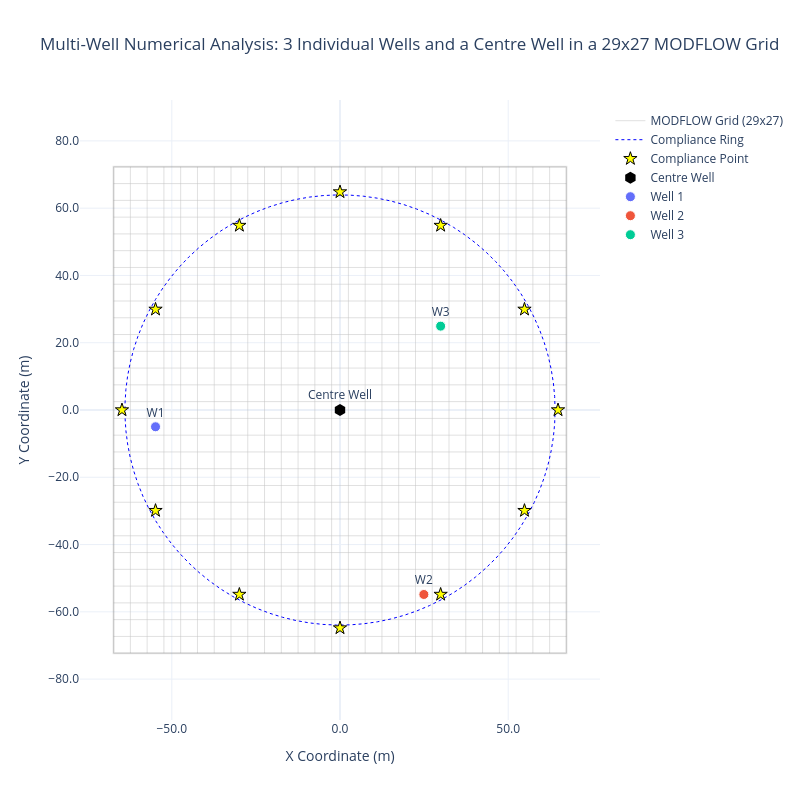

Write notebook code for a chart like this one.
### Code cell
# generate grid lines for plotting
x_edges = np.linspace(-lx/2, lx/2, ncol + 1)
y_edges = np.linspace(-ly/2, ly/2, nrow + 1)

grid_x, grid_y = [], []
for x in x_edges:
    grid_x.extend([float(x), float(x), None])
    grid_y.extend([float(y_edges[0]), float(y_edges[-1]), None])
for y in y_edges:
    grid_x.extend([float(x_edges[0]), float(x_edges[-1]), None])
    grid_y.extend([float(y), float(y), None])

fig = go.Figure()

# plot domain boundary
fig.add_shape(type="rect", x0=-lx/2, y0=-ly/2, x1=lx/2, y1=ly/2, 
              line=dict(color="black"), opacity=0.1)

# plot grid lines
fig.add_trace(go.Scatter(x=grid_x, y=grid_y, mode='lines', 
                         line=dict(color='silver', width=0.5), 
                         name=f"MODFLOW Grid ({nrow}x{ncol})", hoverinfo='skip'))

# plot compliance ring
t_fine = np.linspace(0, 2 * np.pi, 100)
fig.add_trace(go.Scatter(x=compliance_radius*np.cos(t_fine), 
                         y=compliance_radius*np.sin(t_fine),
                         mode='lines', line=dict(color='blue', dash='dot', width=1), 
                         name="Compliance Ring"))

# plot compliance points
cp_x = [xc[r, c] for r, c in cp_cells]
cp_y = [yc[r, c] for r, c in cp_cells]
fig.add_trace(go.Scatter(
    x=cp_x, y=cp_y, mode='markers', 
    marker=dict(color='yellow', size=10, symbol='star', line=dict(width=1, color='black')), 
    name="Compliance Point"
))

# plot the centre well
fig.add_trace(go.Scatter(
    x=[xc[centre_r, centre_c]], y=[yc[centre_r, centre_c]], mode='markers+text', 
    text=["Centre Well"], textposition="top center",
    marker=dict(color='black', size=12, symbol='hexagon'), 
    name="Centre Well"
))

# plot the random wells
colours = ['#636EFA', '#EF553B', '#00CC96', '#AB63FA', '#FFA15A', '#19D3F3']
for i, w in enumerate(wells):
    color = colours[i % len(colours)]
    fig.add_trace(go.Scatter(
        x=[xc[w['r'], w['c']]], y=[yc[w['r'], w['c']]], mode='markers+text', 
        text=[f"W{i+1}"], textposition="top center",
        marker=dict(color=color, size=10, line=dict(width=1, color='white')), 
        name=f"Well {i+1}"
    ))

# pretty up the layout
plot_limit = max(lx, ly) / 2 + 5
fig.update_layout(
    title=f"Multi-Well Numerical Analysis: {n_wells} Individual Wells and a Centre Well in a {nrow}x{ncol} MODFLOW Grid",
    xaxis=dict(title="X Coordinate (m)", range=[-plot_limit, plot_limit], tickformat=".1f"),
    yaxis=dict(title="Y Coordinate (m)", range=[-plot_limit, plot_limit], tickformat=".1f",
               scaleanchor="x", scaleratio=1),
    template="plotly_white", width=800, height=800,
    legend=dict(yanchor="top", y=0.99, xanchor="left", x=1.02)
)

fig.show()

### Figure 1 — Plotly figure (JSON) as saved in the notebook; plotly's stock layout.template omitted (floating-point values rounded to 4 significant figures; data arrays with more than 128 entries replaced by an {"elided": "..."} marker saying what was removed)
{"data": [{"hoverinfo": "skip", "line": {"color": "silver", "width": 0.5}, "mode": "lines", "name": "MODFLOW Grid (29x27)", "type": "scatter", "x": {"elided": "174 float values"}, "y": {"elided": "174 float values"}}, {"line": {"color": "blue", "dash": "dot", "width": 1}, "mode": "lines", "name": "Compliance Ring", "type": "scatter", "x": [63.94, 63.81, 63.43, 62.79, 61.89, 60.75, 59.36, 57.74, 55.88, 53.79, 51.49, 48.98, 46.28, 43.39, 40.32, 37.09, 33.71, 30.2, 26.56, 22.82, 18.99, 15.08, 11.1, 7.087, 3.043, -1.015, -5.068, -9.1, -13.1, -17.04, -20.91, -24.7, -28.4, -31.97, -35.42, -38.72, -41.87, -44.85, -47.65, -50.26, -52.67, -54.86, -56.84, -58.58, -60.09, -61.35, -62.37, -63.14, -63.65, -63.91, -63.91, -63.65, -63.14, -62.37, -61.35, -60.09, -58.58, -56.84, -54.86, -52.67, -50.26, -47.65, -44.85, -41.87, -38.72, -35.42, -31.97, -28.4, -24.7, -20.91, -17.04, -13.1, -9.1, -5.068, -1.015, 3.043, 7.087, 11.1, 15.08, 18.99, 22.82, 26.56, 30.2, 33.71, 37.09, 40.32, 43.39, 46.28, 48.98, 51.49, 53.79, 55.88, 57.74, 59.36, 60.75, 61.89, 62.79, 63.43, 63.81, 63.94], "y": [0.0, 4.056, 8.095, 12.1, 16.06, 19.95, 23.77, 27.48, 31.09, 34.57, 37.91, 41.1, 44.13, 46.97, 49.63, 52.09, 54.33, 56.36, 58.17, 59.73, 61.06, 62.14, 62.97, 63.55, 63.87, 63.94, 63.74, 63.29, 62.59, 61.63, 60.43, 58.98, 57.29, 55.38, 53.24, 50.88, 48.33, 45.57, 42.64, 39.53, 36.26, 32.85, 29.3, 25.64, 21.87, 18.02, 14.09, 10.1, 6.078, 2.029, -2.029, -6.078, -10.1, -14.09, -18.02, -21.87, -25.64, -29.3, -32.85, -36.26, -39.53, -42.64, -45.57, -48.33, -50.88, -53.24, -55.38, -57.29, -58.98, -60.43, -61.63, -62.59, -63.29, -63.74, -63.94, -63.87, -63.55, -62.97, -62.14, -61.06, -59.73, -58.17, -56.36, -54.33, -52.09, -49.63, -46.97, -44.13, -41.1, -37.91, -34.57, -31.09, -27.48, -23.77, -19.95, -16.06, -12.1, -8.095, -4.056, -1.566e-14]}, {"marker": {"color": "yellow", "line": {"color": "black", "width": 1}, "size": 10, "symbol": "star"}, "mode": "markers", "name": "Compliance Point", "type": "scatter", "x": [64.82, 54.84, 29.92, 0, -29.92, -54.84, -64.82, -54.84, -29.92, 0, 29.92, 54.84], "y": [-1.421e-14, 29.92, 54.84, 64.82, 54.84, 29.92, -1.421e-14, -29.92, -54.84, -64.82, -54.84, -29.92]}, {"marker": {"color": "black", "size": 12, "symbol": "hexagon"}, "mode": "markers+text", "name": "Centre Well", "text": ["Centre Well"], "textposition": "top center", "type": "scatter", "x": [0], "y": [-1.421e-14]}, {"marker": {"color": "#636EFA", "line": {"color": "white", "width": 1}, "size": 10}, "mode": "markers+text", "name": "Well 1", "text": ["W1"], "textposition": "top center", "type": "scatter", "x": [-54.84], "y": [-4.986]}, {"marker": {"color": "#EF553B", "line": {"color": "white", "width": 1}, "size": 10}, "mode": "markers+text", "name": "Well 2", "text": ["W2"], "textposition": "top center", "type": "scatter", "x": [24.93], "y": [-54.84]}, {"marker": {"color": "#00CC96", "line": {"color": "white", "width": 1}, "size": 10}, "mode": "markers+text", "name": "Well 3", "text": ["W3"], "textposition": "top center", "type": "scatter", "x": [29.92], "y": [24.93]}], "layout": {"height": 800, "legend": {"x": 1.02, "xanchor": "left", "y": 0.99, "yanchor": "top"}, "shapes": [{"line": {"color": "black"}, "opacity": 0.1, "type": "rect", "x0": -67.31, "x1": 67.31, "y0": -72.3, "y1": 72.3}], "title": {"text": "Multi-Well Numerical Analysis: 3 Individual Wells and a Centre Well in a 29x27 MODFLOW Grid"}, "width": 800, "xaxis": {"range": [-77.3, 77.3], "tickformat": ".1f", "title": {"text": "X Coordinate (m)"}}, "yaxis": {"range": [-77.3, 77.3], "scaleanchor": "x", "scaleratio": 1, "tickformat": ".1f", "title": {"text": "Y Coordinate (m)"}}}}
